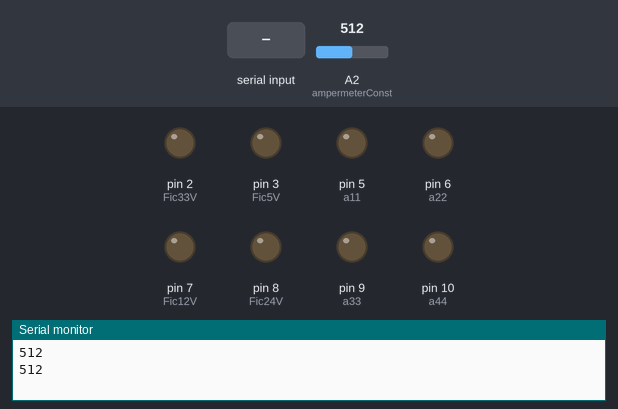
The sketch below on a simulated Arduino Uno, built with avr-gcc and run on an emulated ATmega328P. On the bench: output pins drawn as LEDs (lit = HIGH), the last lines printed to the serial monitor. The test bench sets the inputs (shaded band); at power-on: A2 (ampermeterConst) = 512.

Above: at 1.2 s.
1.3 s: "90,45\n" received over Serial
At 2.5 s:
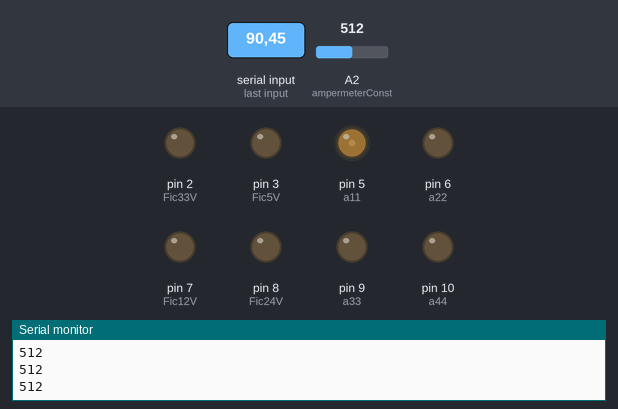
2.8 s: "30,150\n" received over Serial
At 3.8 s:
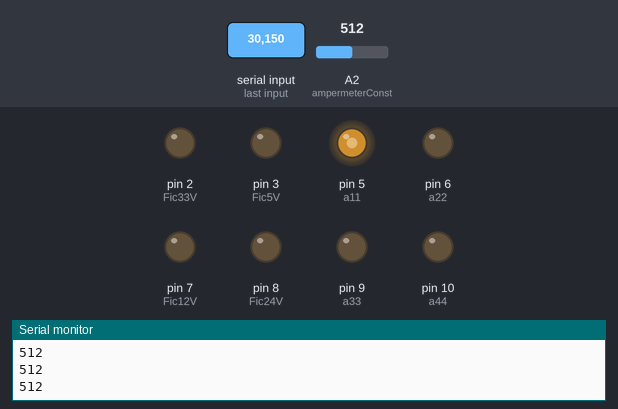
4.3 s: "260\n" received over Serial
At 6.2 s:
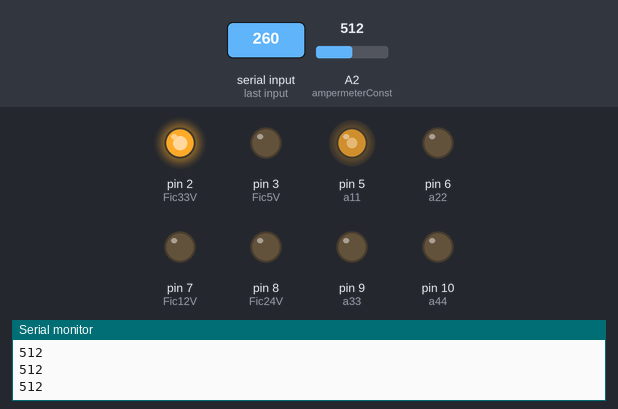
6.5 s: "261\n" received over Serial
At 8.0 s:
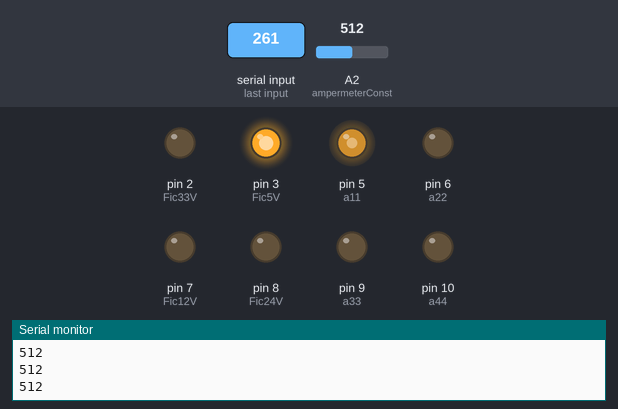
8.7 s: "262\n" received over Serial
At 10.6 s:
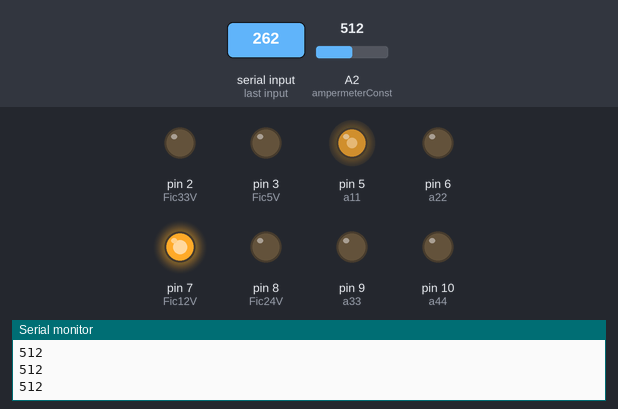
10.9 s: "263\n" received over Serial
At 12.5 s:
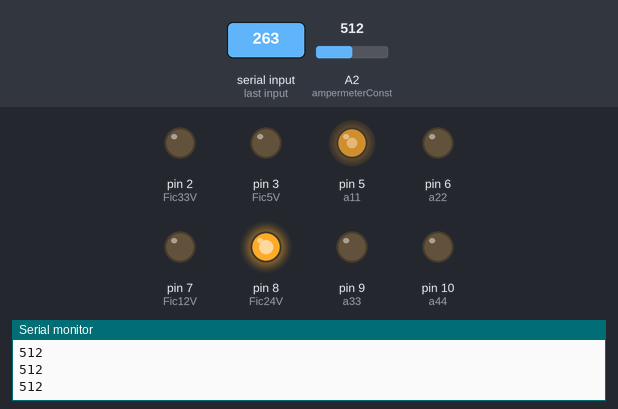
Timing chart, 0 to 14.0 s (numbered marks = the images above; inputs shaded):
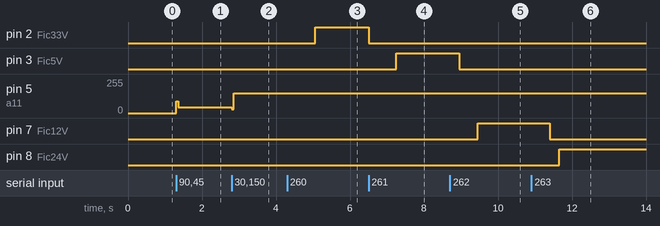

Measured:
- after the input at 1.3 s, pin 5 (a11): 0/255 → 90/255 at once, → 45/255 0.06 s later
- after the input at 2.8 s, pin 5 (a11): 45/255 → 30/255 at once, → 150/255 0.06 s later
- after the input at 4.3 s, pin 2 (Fic33V): LOW → HIGH after 0.75 s
- after the input at 6.5 s, pin 2 (Fic33V): HIGH → LOW at once; pin 3 (Fic5V): LOW → HIGH after 0.75 s
- after the input at 8.7 s, pin 3 (Fic5V): HIGH → LOW after 0.25 s; pin 7 (Fic12V): LOW → HIGH after 0.75 s
- after the input at 10.9 s, pin 7 (Fic12V): HIGH → LOW after 0.50 s; pin 8 (Fic24V): LOW → HIGH after 0.75 s

The sketch:

ICT_LBP.ino
```cpp
int Fic33V = 2;
int Fic5V = 3;
int Fic12V=7;
int a11=5;
int a22=6;
int Fic24V=8;
//int digPin7 = 8;
int a33=9;
int a44=10;
int a55=10;

//const int ampermeter = A0;
const int ampermeterConst = A2;


void setup() {
  // put your setup code here, to run once:
pinMode(a11, OUTPUT);
pinMode(a22, OUTPUT);
pinMode(a33, OUTPUT);
pinMode(a44, OUTPUT);
pinMode(a55, OUTPUT);
pinMode(Fic33V, OUTPUT);
pinMode(Fic5V, OUTPUT);
pinMode(Fic12V, OUTPUT);
pinMode(Fic24V, OUTPUT);
Serial.begin(9600);

}

void loop() {

//FicVolts();
analogSent();
analogINT();
//Check();

}


  void analogSent()
  {// int SendAmper = analogRead(ampermeter);

    int SendAmper1 = analogRead(ampermeterConst);


   //Serial.println(SendAmper+4);
   Serial.println(SendAmper1);
      delay(60);
    }


 void analogINT ()
 {
   int analog = Serial.parseInt();


     if (analog > 0 && analog < 10)
   {
   analogWrite(a11, 0);
   }
    if (analog > 10 && analog < 256)
   {
   analogWrite(a11, analog);
   }

      if (analog == 260 )
   {
    digitalWrite(Fic5V, LOW);
    delay(250);
    digitalWrite(Fic12V, LOW);
    delay(250);
    digitalWrite(Fic24V, LOW);
    delay(250);
    digitalWrite(Fic33V, HIGH);
   }

      if (analog == 261 )
   {
    digitalWrite(Fic33V, LOW);
    delay(250);
    digitalWrite(Fic12V, LOW);
    delay(250);
    digitalWrite(Fic24V, LOW);
    delay(250);
    digitalWrite(Fic5V, HIGH);
   }

   if (analog == 262 )
   {
    digitalWrite(Fic33V, LOW);
     delay(250);;
    digitalWrite(Fic5V, LOW);
     delay(250);
    digitalWrite(Fic24V, LOW);
     delay(250);
    digitalWrite(Fic12V, HIGH);
   }
    if (analog == 263 )
   {
    digitalWrite(Fic33V, LOW);
     delay(250);
    digitalWrite(Fic5V, LOW);
     delay(250);
    digitalWrite(Fic12V, LOW);
     delay(250);
    digitalWrite(Fic24V, HIGH);
   }

/*  if (analog > 257 && analog < 260)
   {
   analogWrite(a22, 0);
   }
   if (analog > 259 && analog < 512)
   {
   analogWrite(a22, analog);
   }

   if (analog ==540)
   {
        digitalWrite(a55,HIGH);
   }
   if (analog ==600)
   {
        digitalWrite(a55,LOW);
   }
   if (analog > 643 && analog < 707)
   {
        digitalWrite(a55,HIGH);
   }
   if (analog > 708 && analog < 768)
   {
        digitalWrite(a55,LOW);
   }
 */


  }


 void Check(){

digitalWrite(Fic33V,HIGH);
delay(500);
digitalWrite(Fic33V,LOW);
delay(500);

digitalWrite(Fic5V,HIGH);
delay(500);
digitalWrite(Fic5V,LOW);
delay(500);

digitalWrite(Fic12V,HIGH);
delay(500);
digitalWrite(Fic12V,LOW);
delay(500);

digitalWrite(Fic24V,HIGH);
delay(500);
digitalWrite(Fic24V,LOW);
delay(500);
}
```
